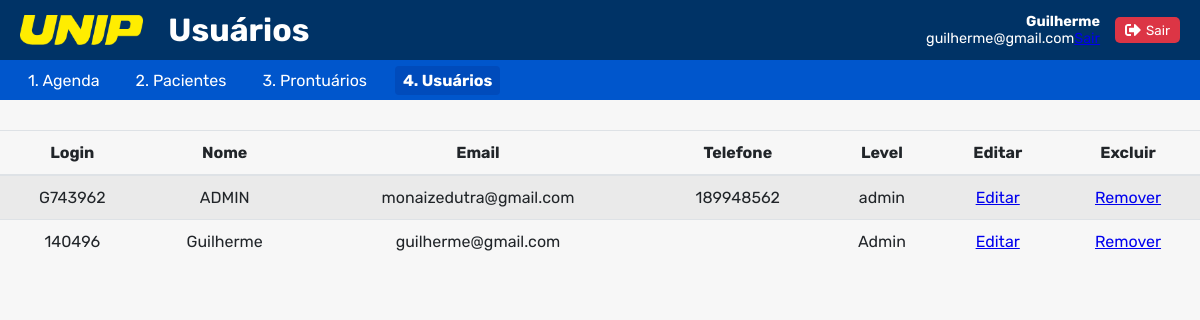
/projeto_fisio_api/login/projeto_FisioMa/login/tabela_Usuarios.php (signed in), run on the app's committed database.
### tables this page shows
CREATE TABLE `usuario` (
  `idUsuario` bigint(20) UNSIGNED NOT NULL,
  `login` varchar(50) NOT NULL,
  `nome` varchar(50) NOT NULL,
  `senha` varchar(255) NOT NULL,
  `email` varchar(100) NOT NULL,
  `telefone` varchar(15) DEFAULT NULL,
  `level` varchar(20) DEFAULT NULL CHECK (`level` in ('Admin','Aluno','Professor','Profissional')),
  `api_key` text NOT NULL,
  `ativo` tinyint(1) NOT NULL DEFAULT 1
);

### projeto_fisio_api/login/projeto_FisioMa/login/Puxa_Usuarios.php (called while the page is built, shortened)
<?php
    require_once __DIR__ . '/../conexao.php';
    $stmt = $pdo->prepare("SELECT idUsuario, login, nome, email, telefone, level FROM usuario WHERE ativo = 1 ORDER BY nome");
    $stmt->execute();
?>

### projeto_fisio_api/login/projeto_FisioMa/login/tabela_Usuarios.php (the view, shortened to what this page needs)
<!DOCTYPE html>
<html lang="pt-BR">
  <head>
    <link rel="stylesheet" href="styles/cadastrar.css">
    <link rel="stylesheet" href="styles/usuarios.css">
  </head>
  <body>
    <header>
      <div class="logo">
        <img src="img/logoUnipHeader.png" alt="UNIP">
        <h1>Usuários</h1>
      </div>
      <?php include 'acesso.php';?>
      <?php include 'menu.php'; ?>
    </header>
    <section class="conteudo-vazio">
      <table class="table table-striped">
        <thead>
          <tr>
            <th scope="col">Login</th>
            <th scope="col">Nome</th>
            <th scope="col">Email</th>
            <th scope="col">Telefone</th>
            <th scope="col">Level</th>
            <th scope="col">Editar</th>
            <th scope="col">Excluir</th>
          </tr>
        </thead>
        <tbody>
          <?php
            require_once __DIR__ . '/Puxa_Usuarios.php';
            foreach($stmt as $linha)
            {
              echo "<tr>";
              echo "  <td scope=\"row\">$linha[login]</td>";
              echo "  <td scope=\"row\">$linha[nome]</td>";
              echo "  <td scope=\"row\">$linha[email]</td>";
              echo "  <td scope=\"row\">$linha[telefone]</td>";
              echo "  <td scope=\"row\">$linha[level]</td>";
              echo "  <td scope=\"row\"><a href=\"#\">Editar</a></td>";
              echo "  <td scope=\"row\"><a href=\"#\">Remover</a></td>";
              echo "</tr>";
            }
          ?>
        </tbody>
      </table>
    </section>
  </body>
</html>

### projeto_fisio_api/login/projeto_FisioMa/login/styles/cadastrar.css (style rules this page uses)
* { box-sizing: border-box; margin: 0; padding: 0; font-family: 'Rubik', sans-serif; }
body { background: #f7f7f7; padding-top: 130px; }
header { background-color: #003366; color: white; display: flex; align-items: center; justify-content: space-between; padding: 10px 20px; position: fixed; top: 0; left: 0; width: 100%; height: 60px; z-index: 1000; }
.logo { display: flex; align-items: center; }
.logo img { height: 30px; margin-right: 25px; }

### projeto_fisio_api/login/projeto_FisioMa/login/styles/usuarios.css (style rules this page uses)
.table { width: 100%; margin-bottom: 1rem; color: #212529; border-collapse: collapse; }
.table thead th { vertical-align: bottom; border-bottom: 2px solid #dee2e6; padding: 0.75rem; }
.table td, .table th { padding: 0.75rem; vertical-align: top; border-top: 1px solid #dee2e6; text-align: center; }
.table-striped tbody tr:nth-of-type(odd) { background-color: rgba(0, 0, 0, 0.05); }

### data on the page
usuario: login "G743962", nome "ADMIN", email "monaizedutra@gmail.com", telefone "189948562", level "admin"
usuario: login "140496", nome "Guilherme", email "guilherme@gmail.com", level "Admin"

### other printed values
$_SESSION['usuario_nome'] "Guilherme"
$_SESSION['usuario_email'] "guilherme@gmail.com"
